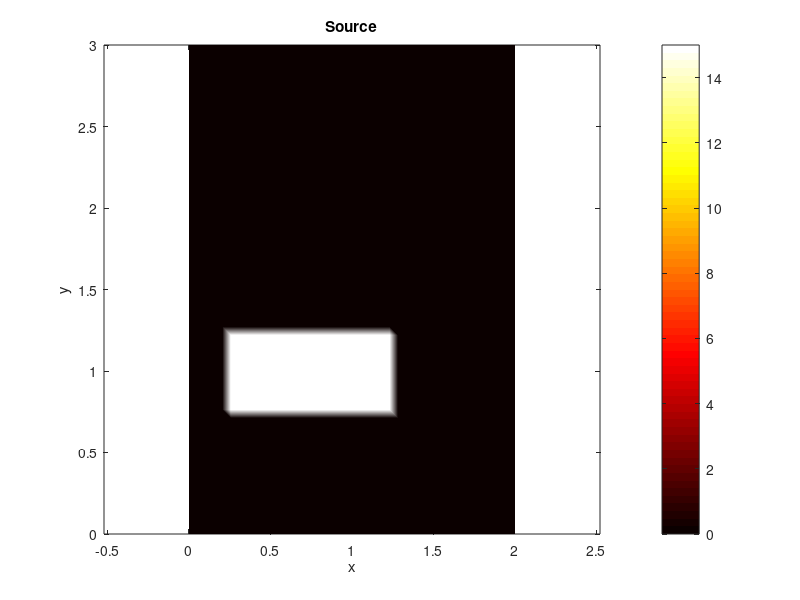
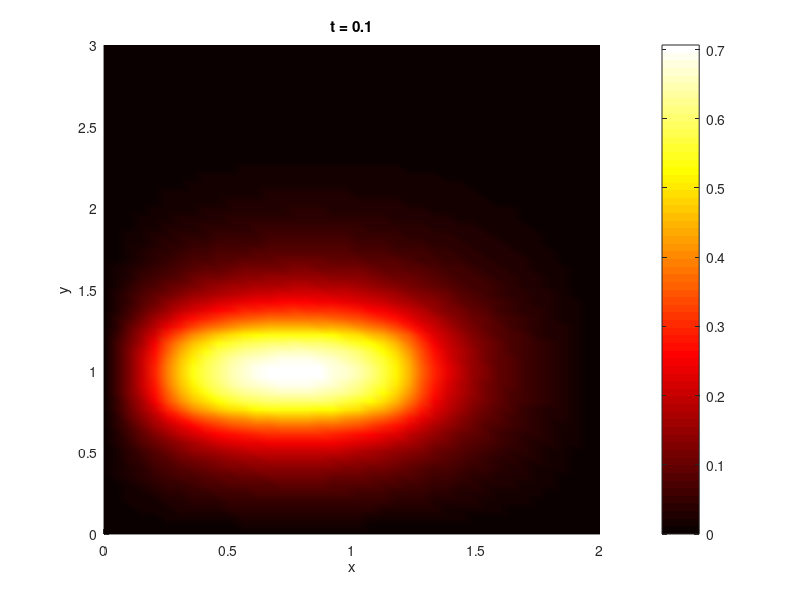

These charts were generated, in order, by the following MATLAB code: (Note: this script raises an error after producing the figures.)
close all;
clear all;

% Dimensions of the plate
xmin = 0; xmax = 2; ymin = 0; ymax = 3;

% Grid
Nx = 40; Ny = 60;
dltx = (xmax - xmin) / (Nx - 1);
dlty = (ymax - ymin) / (Ny - 1);
[x, y] = ndgrid(xmin + (0:Nx-1) * dltx, ymin + (0:Ny-1) * dlty);

% Source term
s = 15 * (x > 0.25 & x < 1.25 & y > 0.75 & y < 1.25);
figure; 
pcolor(x, y, s); 
xlabel('x'); ylabel('y'); title('Source');
colorbar; shading interp; colormap hot; axis equal; axis tight

% Build linear system for internal points
A = zeros(Nx * Ny, Nx * Ny);
b = zeros(Nx * Ny, 1);

% Internal grid points
for i = 2:Nx-1
    for j = 2:Ny-1
        C = (j - 1) * Nx + i; % Label of grid point (i,j)
        E = C + 1; % East neighbor
        W = C - 1; % West neighbor
        N = C + Nx; % North neighbor
        S = C - Nx; % South neighbor

        % Build the matrix (Laplacian)
        A(C, C) = -2 / dltx^2 - 2 / dlty^2;
        A(C, E) = 1 / dltx^2;
        A(C, W) = 1 / dltx^2;
        A(C, N) = 1 / dlty^2;
        A(C, S) = 1 / dlty^2;

        % Right-hand side
        b(C) = s(i, j);
    end
end

% Time stepping parameters
dltt = 0.1; % Time step
Nt = 30;    % Number of time steps

% Construct the implicit time-stepping matrix M = I - dltt * A
M = eye(Nx * Ny) - dltt * A;

% Apply Dirichlet Boundary Conditions (u = 0 on all boundaries)
% Top and Bottom boundaries
for i = 1:Nx
    % Bottom (j = 1)
    C_bot = i;
    M(C_bot, :) = 0; M(C_bot, C_bot) = 1;
    b(C_bot) = 0;
    
    % Top (j = Ny)
    C_top = (Ny - 1) * Nx + i;
    M(C_top, :) = 0; M(C_top, C_top) = 1;
    b(C_top) = 0;
end

% Left and Right boundaries
for j = 2:Ny-1
    % Left (i = 1)
    C_left = (j - 1) * Nx + 1;
    M(C_left, :) = 0; M(C_left, C_left) = 1;
    b(C_left) = 0;
    
    % Right (i = Nx)
    C_right = (j - 1) * Nx + Nx;
    M(C_right, :) = 0; M(C_right, C_right) = 1;
    b(C_right) = 0;
end

% Initial solution
u = zeros(Nx * Ny, 1); 

f = figure(2); 
hold on

for i = 1:Nt
    t = i * dltt;
    
    % Right-hand side for the implicit step: u^n + dltt * b
    rhs = u + dltt * b;
    
    % Explicitly zero out boundary entries in RHS to enforce u = 0
    for idx = 1:Nx
        rhs(idx) = 0;                    % Bottom boundary
        rhs((Ny - 1) * Nx + idx) = 0;    % Top boundary
    end
    for j = 2:Ny-1
        rhs((j - 1) * Nx + 1) = 0;       % Left boundary
        rhs((j - 1) * Nx + Nx) = 0;      % Right boundary
    end
    
    % Solve linear system for the next time step
    u = M \ rhs;
    
    % Plot solution
    um = reshape(u, Nx, Ny); 
    figure(2);
    pcolor(x, y, um); 
    shading interp; 
    colormap hot; 
    colorbar;
    xlabel('x'); ylabel('y'); 
    title(sprintf('t = %g', t));
    clim([0 3]); 
    axis equal; axis tight;
    
    M_movie(i) = getframe(f); 
end

figure(2);
movie(f, M_movie, 5);
